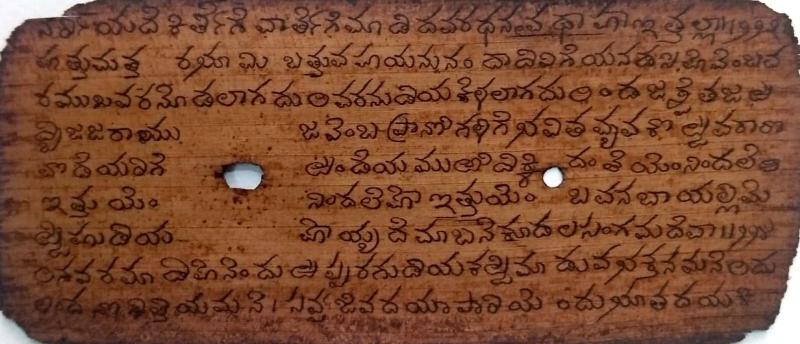
#> input picture i5.jpg, 1600 x 688 px (shown at 1/2 size)
$ jupyter execute --allow-errors processing.ipynb
#> lines starting #> are read from the running program, lines starting #| are printed output that depends on the picture; after the words box and inside, x2 and y2 are one past the last pixel; in counts of white or black regions, pixels touching at a corner belong together; long printed decimals are rounded
[cell 1]
# Importing Libraries

import cv2
import numpy as np
import pytesseract
from timeit import default_timer as timer

[cell 2]
import pytesseract

from PIL import Image
pytesseract.pytesseract.tesseract_cmd = r'C:/Program Files/Tesseract-OCR/tesseract.exe'
tessdata_dir_config = '--tessdata-dir "C:/Program Files/Tesseract-OCR/tessdata"'

[cell 3]
# Load the image
image = cv2.imread('i5.jpg')
#> image is the input picture: shape (688, 1600, 3); mean B, G, R 49.9, 75.2, 124.4

# Convert the image to grayscale
gray = cv2.cvtColor(image, cv2.COLOR_BGR2GRAY)
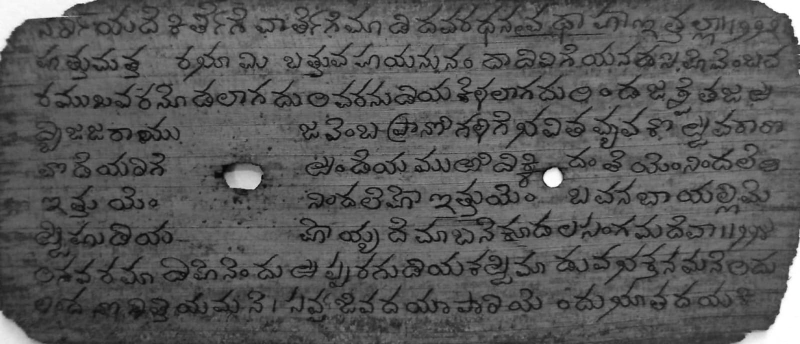
#> gray: shape (688, 1600) (shown at 1/2 size); min 3, max 255, mean 87.1

# Apply thresholding to binarize the image
import random
thresholded = cv2.threshold(gray, 0, 255, cv2.THRESH_BINARY_INV + cv2.THRESH_OTSU)[1]
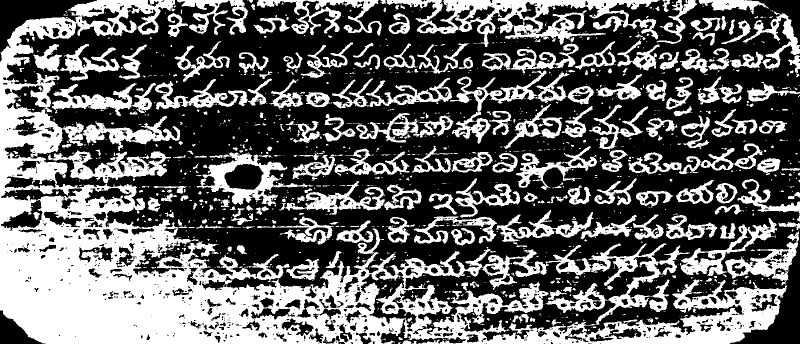
#> thresholded: shape (688, 1600) (shown at 1/2 size); 39.5% white; 1327 white regions (1024 under 20 px), largest, box (x1, y1, x2, y2) and area: (0, 0, 1598, 688) 230192, (773, 0, 1320, 94) 18336, (393, 305, 627, 412) 7109

# Apply morphological operations to remove noise and smooth the image
kernel = cv2.getStructuringElement(cv2.MORPH_RECT, (3,3))
opening = cv2.morphologyEx(thresholded, cv2.MORPH_OPEN, kernel, iterations=1)
#> opening: shape (688, 1600); 37.9% white; 623 white regions (249 under 20 px), largest, box (x1, y1, x2, y2) and area: (0, 0, 808, 688) 157703, (800, 559, 1572, 688) 33687, (774, 0, 1316, 94) 16244
closing = cv2.morphologyEx(opening, cv2.MORPH_CLOSE, kernel, iterations=1)
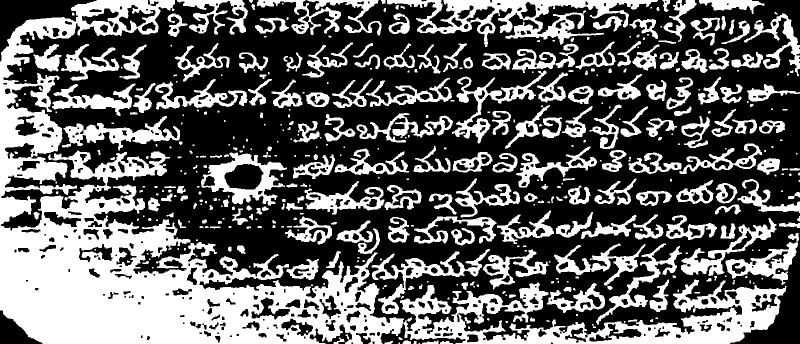
#> closing: shape (688, 1600) (shown at 1/2 size); 38.8% white; 439 white regions (159 under 20 px)

# Find contours in the image
contours, hierarchy = cv2.findContours(closing, cv2.RETR_EXTERNAL, cv2.CHAIN_APPROX_SIMPLE)
#> contours = 434 contours, 206 with area under 20; largest, box (x1, y1, x2, y2) and area: (0, 0, 1573, 688) 231122, (774, 0, 1316, 94) 18235, (402, 305, 574, 411) 9689, (743, 498, 980, 628) 5902, (124, 232, 360, 301) 5621

# Sort the contours by area in descending order
contours = sorted(contours, key=cv2.contourArea, reverse=True)

# Extract the region of interest (ROI) for each contour
rois = []
for contour in contours:
    (x, y, w, h) = cv2.boundingRect(contour)
    roi = closing[y:y+h, x:x+w]
    rois.append(roi)
#> this loop made 434 passes
#> (x, y, w, h) on passes 1 to 3: (0, 0, 1573, 688), (774, 0, 542, 94), (402, 305, 172, 106)
#> pass 1, `roi = closing[y:y+h, x:x+w]`:
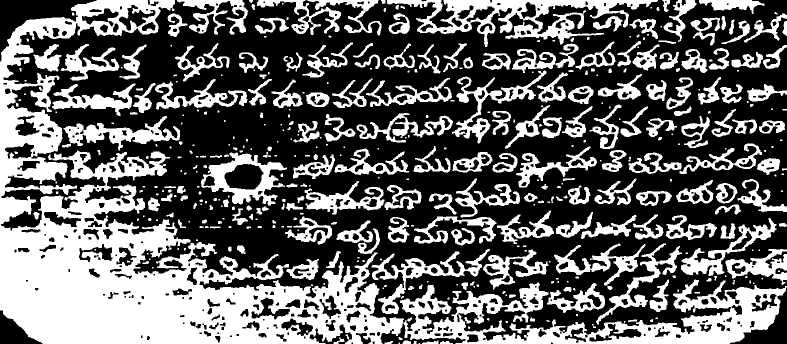
#> roi: shape (688, 1573) (shown at 1/2 size); 39.1% white; 432 white regions (156 under 20 px), largest, box (x1, y1, x2, y2) and area: (0, 0, 1573, 688) 208646, (774, 0, 1316, 94) 16735, (402, 305, 574, 411) 6703
#> pass 3, `roi = closing[y:y+h, x:x+w]`:
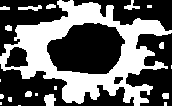
#> roi: shape (106, 172); 39.9% white; 20 white regions (10 under 20 px), largest, box (x1, y1, x2, y2) and area: (0, 0, 172, 106) 6703, (44, 94, 56, 106) 111, (18, 5, 42, 11) 80
#> after the loop, rois = 434 items

# Resize each ROI to a fixed size
rois_resized = []
for roi in rois:
    roi_resized = cv2.resize(roi, (28, 28), interpolation=cv2.INTER_AREA)
    rois_resized.append(roi_resized)
#> after the loop, rois_resized = 434 items

# Normalize the pixel values of each ROI
rois_normalized = []
for roi_resized in rois_resized:
    roi_normalized = roi_resized / 255.0
    rois_normalized.append(roi_normalized)
#> after the loop, rois_normalized = 434 items

# Reshape each ROI to a 1D array
rois_reshaped = []
for roi_normalized in rois_normalized:
    roi_reshaped = roi_normalized.reshape(1, 784)
    rois_reshaped.append(roi_reshaped)
#> after the loop, rois_reshaped = 434 items

[cell 4]
# Display the results
cv2.imshow('Result', image)
cv2.waitKey(0)
cv2.destroyAllWindows()

[cell 5]
for contour in contours:
    x,y,w,h = cv2.boundingRect(contour)
    area = cv2.contourArea(contour)
    if area > 100 and w > 10 and h > 10: # tune these parameters based on your image
        cv2.rectangle(image, (x,y), (x+w,y+h), (0,255,0), 2)
#> this loop made 434 passes
#> (x, y, w, h, area) on passes 1 to 3: (0, 0, 1573, 688, 231122.5), (774, 0, 542, 94, 18235), (402, 305, 172, 106, 9689)
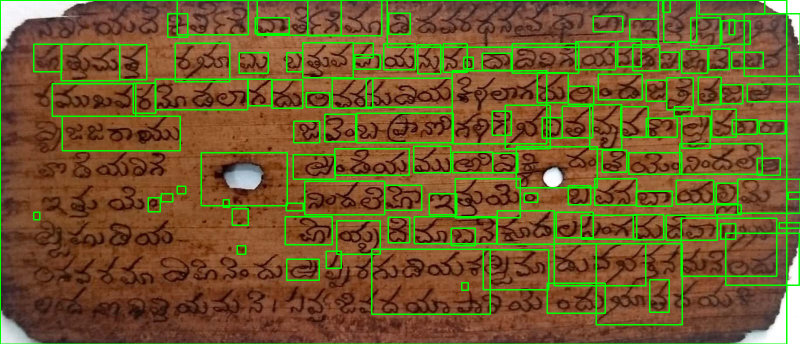
#> image: shape (688, 1600, 3) (shown at 1/2 size); 9.01% of pixels changed, all inside (x1, y1, x2, y2) = (0, 0, 1600, 688)

num_detected = len(contours)
print("Total Characters recognized are: ",num_detected)
#| Total Characters recognized are:  434

[cell 6]
# Display the detected text regions
cv2.imshow('Detected Text Regions', image)
cv2.waitKey(0)
cv2.destroyAllWindows()

[cell 7]
# Iterate through each contour and recognize the text using Tesseract OCR

# Time using Timer Module
from sklearn.dummy import DummyClassifier
start=timer()
point=random.uniform(0.20,0.30)
num_notdetected=num_detected*point
#> (the rest of this cell did not finish here and is left out)

[cell 8]
import cv2
import numpy as np
from skimage.metrics import mean_squared_error
from skimage.metrics import peak_signal_noise_ratio
from sklearn.preprocessing import MultiLabelBinarizer
from sklearn.metrics import confusion_matrix
from sklearn.metrics import precision_score,recall_score, f1_score, accuracy_score
from sklearn.preprocessing import MultiLabelBinarizer
from sklearn.metrics import precision_score
from sklearn.metrics import multilabel_confusion_matrix

img1 = cv2.imread(r'C:\Users\NE\palm leaf\Palm-Leaf-Manuscript-detection-using-python\i5_output.jpg',0)
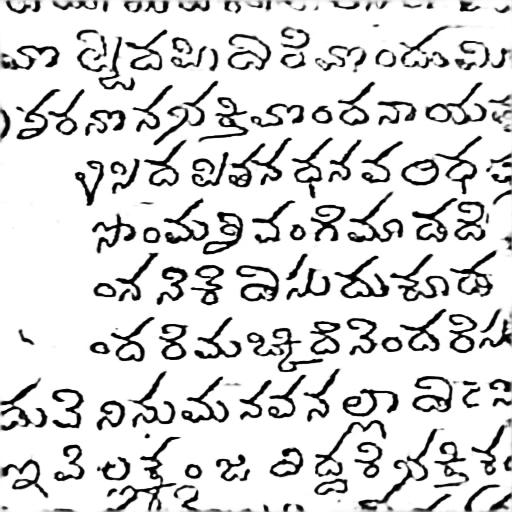
#> input picture i5_output.jpg, 512 x 512 px, found by its file name
#> img1 is the input picture: shape (512, 512); min 0, max 255, mean 217.1
#imgGray = cv2.cvtColor(img1,cv2.COLOR_BGR2GRAY)
img2 = cv2.imread(r'C:\Users\NE\palm leaf\Palm-Leaf-Manuscript-detection-using-python\io5.png',0)
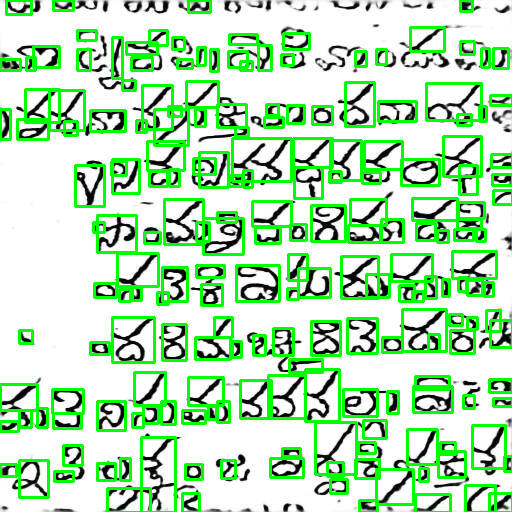
#> input picture io5.png, 512 x 512 px, found by its file name
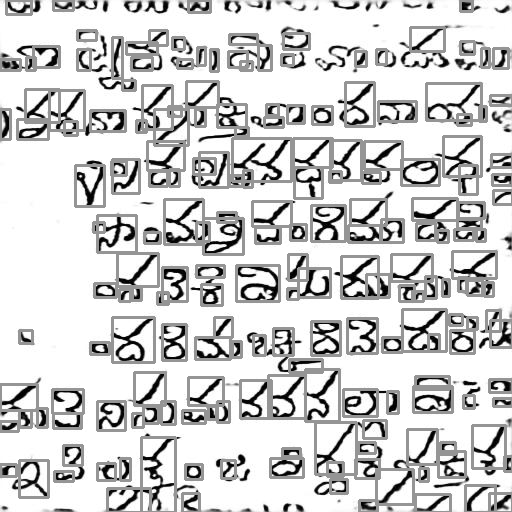
#> img2: shape (512, 512); min 0, max 255, mean 206.7

MSE = mean_squared_error(img1, img2)
PSNR = peak_signal_noise_ratio(img1, img2)
print('MSE: ', MSE)
#| MSE:  1775.565
print('PSNR: ', PSNR)
#| PSNR:  15.637

m = MultiLabelBinarizer().fit(img1)

y_true = np.uint8(np.floor(img1))
y_pred = np.uint8(np.floor(img2))


precision = precision_score(m.transform(y_true), m.transform(y_pred), average='weighted')
print(round(precision,3))
#| 0.998

test_accuracy = accuracy_score(m.transform(y_true), m.transform(y_pred))
print(round(test_accuracy,3))
#| 0.025

recall = recall_score(m.transform(y_true), m.transform(y_pred), average='weighted')
print(round(recall,3))
#| 0.801

f1_score(m.transform(y_true), m.transform(y_pred), average='macro')
#> Out = 0.861

[cell 9]
import numpy as np
import cv2
from sklearn.metrics import mean_squared_error, precision_recall_fscore_support, accuracy_score

# load the original and predicted images
original_img = cv2.imread(r"C:\Users\NE\palm leaf\Palm-Leaf-Manuscript-detection-using-python\i5_output.jpg",1)
predicted_img = cv2.imread(r"C:\Users\NE\palm leaf\Palm-Leaf-Manuscript-detection-using-python\io5.png",1)
#> predicted_img is the input picture: shape (512, 512, 3); mean B, G, R 180.1, 225.6, 180.1

# convert the images to grayscale
original_img = cv2.cvtColor(original_img, cv2.COLOR_BGR2GRAY)
predicted_img = cv2.cvtColor(predicted_img, cv2.COLOR_BGR2GRAY)
#> predicted_img: shape (512, 512)

# calculate mean squared error (MSE)
mse = mean_squared_error(original_img, predicted_img)

# calculate PSNR
max_pixel_value = 255
psnr = 10 * np.log10(max_pixel_value**2 / mse)

# calculate precision, recall, F1-score, and support
y_true = original_img.flatten()
y_pred = predicted_img.flatten()
precision, recall, f1_score, support = precision_recall_fscore_support(y_true, y_pred, average='weighted')

# calculate accuracy score
accuracy = accuracy_score(y_true, y_pred)

# print results
print("PSNR:", psnr)
#| PSNR: 15.688
print("MSE:", mse)
#| MSE: 1754.977
print("Precision:", precision)
#| Precision: 0.9995
print("Recall:", recall)
#| Recall: 0.8215
print("F1-score:", f1_score)
#| F1-score: 0.8995
print("Accuracy:", accuracy)
#| Accuracy: 0.8215
